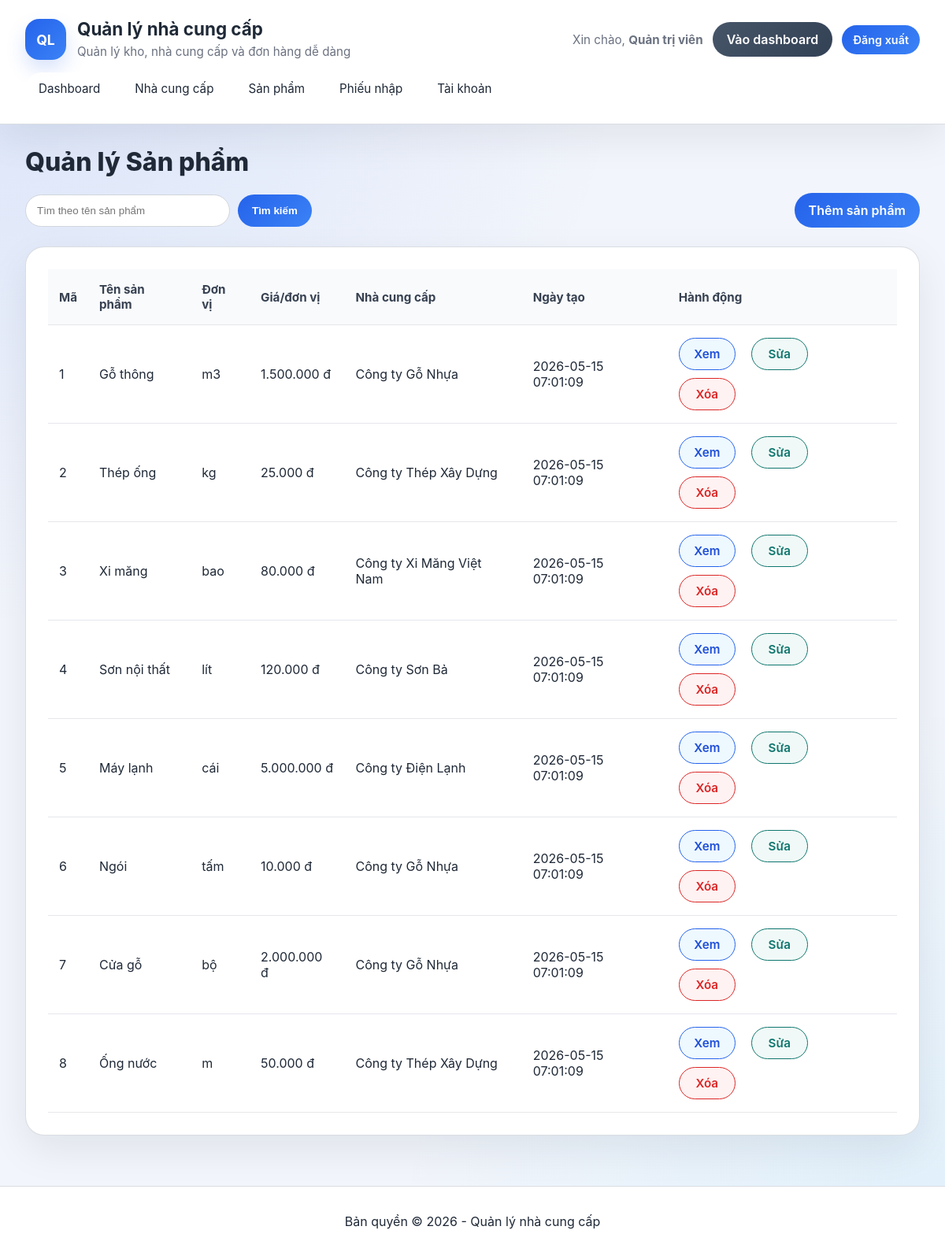
The app's page /materials.php (signed in) with its own data.
### tables this page shows
CREATE TABLE `materials` (
  `material_id` int(11) NOT NULL AUTO_INCREMENT PRIMARY KEY,
  `material_name` varchar(100) NOT NULL,
  `unit` varchar(20) NOT NULL,
  `unit_price` decimal(15,2) NOT NULL DEFAULT 0.00,
  `description` text DEFAULT NULL,
  `created_at` timestamp NOT NULL DEFAULT current_timestamp()
);

### functions.php (called while the page is built, shortened)
<?php
function h($value) {
    return htmlspecialchars($value, ENT_QUOTES, 'UTF-8');
}
function is_logged_in() {
    return !empty($_SESSION['user']);
}
function is_admin() {
    return is_logged_in() && ($_SESSION['user']['role'] ?? '') === 'Admin';
}

### materials.php (the view, shortened to what this page needs)
<?php
require_once __DIR__ . '/header.php';
$mysqli = db();
$search = trim($_GET['q'] ?? '');
if ($search !== '') {
    $like = '%' . $search . '%';
    $stmt = $mysqli->prepare('SELECT m.material_id, m.material_name, m.unit, m.unit_price, m.description, m.created_at, GROUP_CONCAT(s.supplier_name SEPARATOR ", ") AS suppliers FROM materials m LEFT JOIN supplier_materials sm ON m.material_id = sm.material_id LEFT JOIN suppliers s ON sm.supplier_id = s.supplier_id WHERE m.material_name LIKE ? GROUP BY m.material_id ORDER BY m.created_at DESC');
    $stmt->bind_param('s', $like);
} else {
    $stmt = $mysqli->prepare('SELECT m.material_id, m.material_name, m.unit, m.unit_price, m.description, m.created_at, GROUP_CONCAT(s.supplier_name SEPARATOR ", ") AS suppliers FROM materials m LEFT JOIN supplier_materials sm ON m.material_id = sm.material_id LEFT JOIN suppliers s ON sm.supplier_id = s.supplier_id GROUP BY m.material_id ORDER BY m.created_at DESC');
}
$stmt->execute();
$result = $stmt->get_result();
$materials = $result->fetch_all(MYSQLI_ASSOC);
?>
<div class="page-title"><h2>Quản lý Sản phẩm</h2></div>
<div class="toolbar">
    <form class="search-form" method="get" action="materials.php">
        <input type="text" name="q" placeholder="Tìm theo tên sản phẩm" value="<?= h($search) ?>">
        <button type="submit">Tìm kiếm</button>
    </form>
    <a class="button" href="material_form.php">Thêm sản phẩm</a>
</div>
<div class="table-card">
    <table>
        <thead>
            <tr>
                <th>Mã</th>
                <th>Tên sản phẩm</th>
                <th>Đơn vị</th>
                <th>Giá/đơn vị</th>
                <th>Nhà cung cấp</th>
                <th>Ngày tạo</th>
                <th>Hành động</th>
            </tr>
        </thead>
        <tbody>
            <?php foreach ($materials as $material): ?>
                <tr>
                    <td><?= h($material['material_id']) ?></td>
                    <td><?= h($material['material_name']) ?></td>
                    <td><?= h($material['unit']) ?></td>
                    <td><?= number_format($material['unit_price'], 0, ',', '.') ?> đ</td>
                    <td><?= h($material['suppliers'] ?? 'Chưa có') ?></td>
                    <td><?= h($material['created_at']) ?></td>
                    <td>
                        <div class="actions">
                            <a class="action-btn view" href="material_view.php?id=<?= h($material['material_id']) ?>">Xem</a>
                            <?php if (is_admin()): ?>
                                <a class="action-btn edit" href="material_form.php?id=<?= h($material['material_id']) ?>">Sửa</a>
                                <a class="action-btn delete danger" href="materials.php?action=delete&id=<?= h($material['material_id']) ?>" onclick="return confirm('Xóa sản phẩm này?');">Xóa</a>
                            <?php endif; ?>
                        </div>
                    </td>
                </tr>
            <?php endforeach; ?>
        </tbody>
    </table>
</div>
<?php require_once __DIR__ . '/footer.php'; ?>

### header.php (shortened to what this page needs)
<?php
require_once __DIR__ . '/functions.php';
?><!DOCTYPE html>
<html lang="vi">
<head>
    <link rel="stylesheet" href="style.css">
</head>
<body>
<div class="layout">
    <header class="site-header">
        <div class="header-left">
            <div class="brand-mark">QL</div>
            <div>
                <h1><?= h(APP_NAME) ?></h1>
                <p class="brand-subtitle">Quản lý kho, nhà cung cấp và đơn hàng dễ dàng</p>
            </div>
        </div>
        <?php if (is_logged_in()): ?>
            <div class="header-right">
                <span class="header-greet">Xin chào, <strong><?= h($_SESSION['user']['full_name'] ?: $_SESSION['user']['username']) ?></strong></span>
                <a class="button secondary" href="index.php">Vào dashboard</a>
                <a class="button small" href="logout.php">Đăng xuất</a>
            </div>
            <nav class="main-nav">
                <a href="index.php">Dashboard</a>
                <a href="suppliers.php">Nhà cung cấp</a>
                <a href="materials.php">Sản phẩm</a>
                <a href="orders.php">Phiếu nhập</a>
                <?php if (is_admin()): ?>
                    <a href="users.php">Tài khoản</a>
                <?php endif; ?>
            </nav>
        <?php endif; ?>
    </header>
    <main class="page-content">

### footer.php (shortened to what this page needs)
    </main>
    <footer class="site-footer">
        <p>Bản quyền © <?= date('Y') ?> - <?= h(APP_NAME) ?></p>
    </footer>
</div>
</body>
</html>

### records on screen
materials: material_id "1", material_name "Gỗ thông", unit "m3", unit_price "1.500.000", suppliers "Công ty Gỗ Nhựa", created_at "2026-05-15 07:01:09"
materials: material_id "2", material_name "Thép ống", unit "kg", unit_price "25.000", suppliers "Công ty Thép Xây Dựng", created_at "2026-05-15 07:01:09"
materials: material_id "3", material_name "Xi măng", unit "bao", unit_price "80.000", suppliers "Công ty Xi Măng Việt Nam", created_at "2026-05-15 07:01:09"
materials: material_id "4", material_name "Sơn nội thất", unit "lít", unit_price "120.000", suppliers "Công ty Sơn Bả", created_at "2026-05-15 07:01:09"
materials: material_id "5", material_name "Máy lạnh", unit "cái", unit_price "5.000.000", suppliers "Công ty Điện Lạnh", created_at "2026-05-15 07:01:09"
materials: material_id "6", material_name "Ngói", unit "tấm", unit_price "10.000", suppliers "Công ty Gỗ Nhựa", created_at "2026-05-15 07:01:09"
materials: material_id "7", material_name "Cửa gỗ", unit "bộ", unit_price "2.000.000", suppliers "Công ty Gỗ Nhựa", created_at "2026-05-15 07:01:09"
materials: material_id "8", material_name "Ống nước", unit "m", unit_price "50.000", suppliers "Công ty Thép Xây Dựng", created_at "2026-05-15 07:01:09"

### other values on screen
APP_NAME "Quản lý nhà cung cấp"
$_SESSION['user']['full_name'] ?: $_SESSION['user']['username'] "Quản trị viên"
